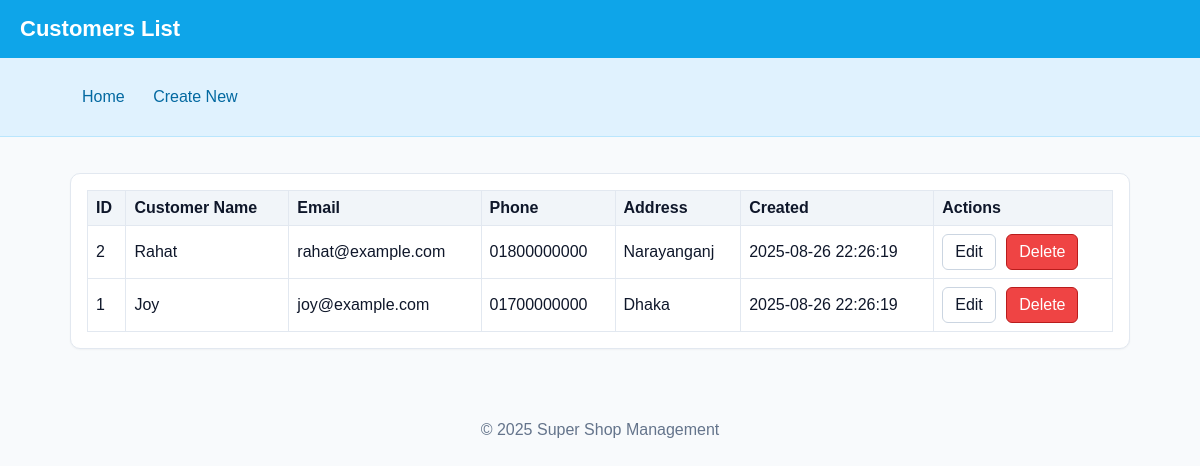
The app's page /tables/customers/list.php with its own data.
### tables this page shows
CREATE TABLE customers (
  customer_id INT AUTO_INCREMENT PRIMARY KEY,
  name VARCHAR(150) NOT NULL,
  email VARCHAR(150) NULL,
  phone VARCHAR(50) NULL,
  address VARCHAR(255) NULL,
  created_at DATETIME NOT NULL DEFAULT CURRENT_TIMESTAMP
);

### tables/customers/list.php (called while the page is built)
<?php
require_once __DIR__ . '/config.php';
require_once __DIR__ . '/../../crud/list.php';
?>

### tables/customers/config.php (called while the page is built)
<?php
$table = 'customers';
$primary_key = 'customer_id';
$fields = [
  'customer_id' => ['type'=>'int','auto_increment'=>true,'primary'=>true],
  'name'        => ['type'=>'varchar','required'=>true],
  'email'       => ['type'=>'varchar','required'=>false,'nullable'=>true],
  'phone'       => ['type'=>'varchar','required'=>false,'nullable'=>true],
  'address'     => ['type'=>'varchar','required'=>false,'nullable'=>true],
  'created_at'  => ['type'=>'datetime','auto'=>true],
];
$labels = [
  'customer_id' => 'ID',
  'name'        => 'Customer Name',
  'email'       => 'Email',
  'phone'       => 'Phone',
  'address'     => 'Address',
  'created_at'  => 'Created',
];
?>

### crud/list.php (the view, shortened to what this page needs)
<?php
require_once __DIR__ . '/../config/db_connect.php';
function render_header($title) {
  echo '<!doctype html><html><head><meta charset="utf-8"><meta name="viewport" content="width=device-width, initial-scale=1"><title>'
    . htmlspecialchars($title) . '</title><link rel="stylesheet" href="../../assets/style.css"></head><body>';
  echo '<div class="header"><h1>' . htmlspecialchars($title) . '</h1></div>';
  echo '<div class="nav"><div class="container"><a href="../../index.php">Home</a> <a href="create.php">Create New</a></div></div>';
  echo '<div class="container"><div class="card">';
}
function render_footer() {
  echo '</div></div><div class="footer"><p>&copy; ' . date('Y') . ' Super Shop Management</p></div></body></html>';
}
render_header(ucfirst($table) . ' List');
$page = max(1, (int)($_GET['page'] ?? 1));
$perPage = 20;
$offset = ($page - 1) * $perPage;
$stmt = $pdo->prepare("SELECT * FROM {$table} ORDER BY {$primary_key} DESC LIMIT :limit OFFSET :offset");
$stmt->bindValue(':limit', $perPage, PDO::PARAM_INT);
$stmt->bindValue(':offset', $offset, PDO::PARAM_INT);
$stmt->execute();
$rows = $stmt->fetchAll();
if (!$rows) {
  echo '<p>No records yet. <a class="btn primary" href="create.php">Create the first one</a></p>';
} else {
  echo '<table class="table"><thead><tr>';
  foreach ($fields as $name => $meta) {
    echo '<th>' . htmlspecialchars($labels[$name] ?? $name) . '</th>';
  }
  echo '<th>Actions</th>';
  echo '</tr></thead><tbody>';
  foreach ($rows as $row) {
    echo '<tr>';
    foreach ($fields as $name => $meta) {
      $val = $row[$name] ?? '';
      if (!empty($meta['type']) && $meta['type'] === 'datetime' && !empty($val)) {
        $val = htmlspecialchars($val);
      } else {
        $val = htmlspecialchars((string)$val);
      }
      echo '<td>' . $val . '</td>';
    }
    $id = urlencode($row[$primary_key]);
    echo '<td><a class="btn" href="edit.php?id='.$id.'">Edit</a> <a class="btn danger" href="delete.php?id='.$id.'" onclick="return confirm(\'Delete this record?\')">Delete</a></td>';
    echo '</tr>';
  }
  echo '</tbody></table>';
}
render_footer();

### assets/style.css (style rules this page uses)
* { box-sizing: border-box; }
body { font-family: Arial, Helvetica, sans-serif; margin: 0; background:#f8fafc; color:#0f172a; }
a { text-decoration: none; }
.container { max-width: 1100px; margin: 0 auto; padding: 20px; }
.header { background:#0ea5e9; color:white; padding:16px 20px; }
.header h1 { margin:0; font-size: 22px; }
.nav { background:#e0f2fe; border-bottom:1px solid #bae6fd; }
.nav a { display:inline-block; padding:10px 12px; color:#0369a1; }
.card { background:white; border:1px solid #e2e8f0; border-radius:10px; padding:16px; margin:16px 0; box-shadow: 0 1px 2px rgba(0,0,0,0.04); }
.table { width:100%; border-collapse: collapse; }
.table th, .table td { border:1px solid #e2e8f0; padding:8px; text-align:left; }
.table th { background:#f1f5f9; }
.btn { display:inline-block; padding:8px 12px; border-radius:6px; border:1px solid #cbd5e1; background:#fff; color:#0f172a; }
.btn.danger { background:#ef4444; color:white; border-color:#b91c1c; }
.btn + .btn { margin-left: 6px; }
.footer { text-align:center; color:#64748b; padding:20px; }

### records on screen
customers: customer_id "2", name "Rahat", email "rahat@example.com", phone "01800000000", address "Narayanganj", created_at "2025-08-26 22:26:19"
customers: customer_id "1", name "Joy", email "joy@example.com", phone "01700000000", address "Dhaka", created_at "2025-08-26 22:26:19"

### other values on screen
$title "Customers List"
$labels[$name] "ID"
$labels[$name] "Customer Name"
$labels[$name] "Email"
$labels[$name] "Phone"
$labels[$name] "Address"
$labels[$name] "Created"
